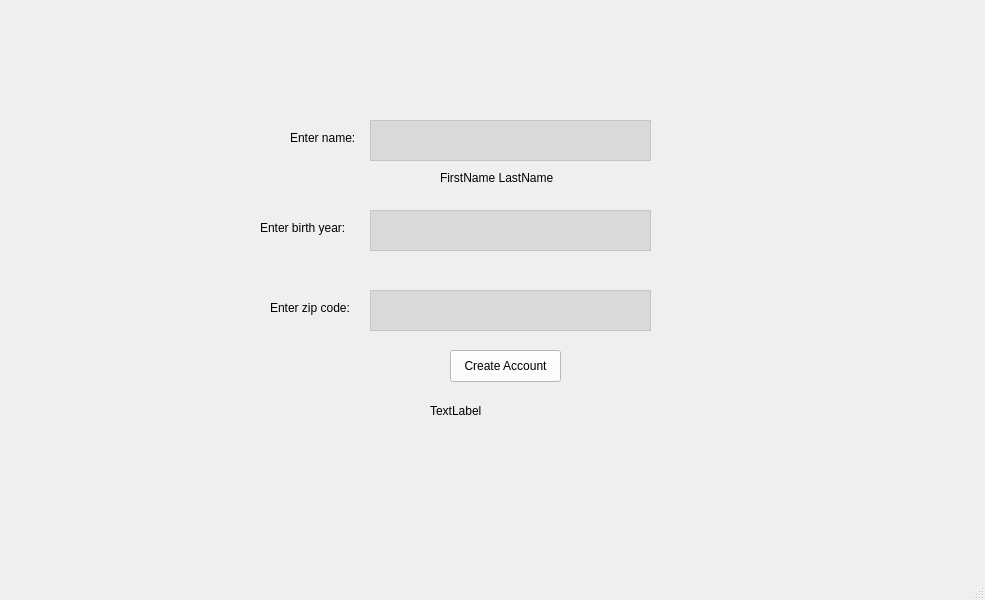
<?xml version="1.0" encoding="UTF-8"?>
<ui version="4.0">
 <class>SocialNetworkWindow</class>
 <widget class="QMainWindow" name="SocialNetworkWindow">
  <property name="geometry">
   <rect>
    <x>0</x>
    <y>0</y>
    <width>985</width>
    <height>600</height>
   </rect>
  </property>
  <property name="windowTitle">
   <string>SocialNetworkWindow</string>
  </property>
  <widget class="QWidget" name="centralwidget">
   <widget class="QStackedWidget" name="stackedWidget">
    <property name="geometry">
     <rect>
      <x>20</x>
      <y>0</y>
      <width>961</width>
      <height>481</height>
     </rect>
    </property>
    <property name="palette">
     <palette>
      <active>
       <colorrole role="WindowText">
        <brush brushstyle="SolidPattern">
         <color alpha="255">
          <red>0</red>
          <green>0</green>
          <blue>0</blue>
         </color>
        </brush>
       </colorrole>
       <colorrole role="Button">
        <brush brushstyle="SolidPattern">
         <color alpha="255">
          <red>255</red>
          <green>255</green>
          <blue>255</blue>
         </color>
        </brush>
       </colorrole>
       <colorrole role="Light">
        <brush brushstyle="SolidPattern">
         <color alpha="255">
          <red>255</red>
          <green>255</green>
          <blue>255</blue>
         </color>
        </brush>
       </colorrole>
       <colorrole role="Midlight">
        <brush brushstyle="SolidPattern">
         <color alpha="255">
          <red>255</red>
          <green>255</green>
          <blue>255</blue>
         </color>
        </brush>
       </colorrole>
       <colorrole role="Dark">
        <brush brushstyle="SolidPattern">
         <color alpha="255">
          <red>127</red>
          <green>127</green>
          <blue>127</blue>
         </color>
        </brush>
       </colorrole>
       <colorrole role="Mid">
        <brush brushstyle="SolidPattern">
         <color alpha="255">
          <red>170</red>
          <green>170</green>
          <blue>170</blue>
         </color>
        </brush>
       </colorrole>
       <colorrole role="Text">
        <brush brushstyle="SolidPattern">
         <color alpha="255">
          <red>0</red>
          <green>0</green>
          <blue>0</blue>
         </color>
        </brush>
       </colorrole>
       <colorrole role="BrightText">
        <brush brushstyle="SolidPattern">
         <color alpha="255">
          <red>255</red>
          <green>255</green>
          <blue>255</blue>
         </color>
        </brush>
       </colorrole>
       <colorrole role="ButtonText">
        <brush brushstyle="SolidPattern">
         <color alpha="255">
          <red>0</red>
          <green>0</green>
          <blue>0</blue>
         </color>
        </brush>
       </colorrole>
       <colorrole role="Base">
        <brush brushstyle="SolidPattern">
         <color alpha="255">
          <red>217</red>
          <green>217</green>
          <blue>217</blue>
         </color>
        </brush>
       </colorrole>
       <colorrole role="Window">
        <brush brushstyle="SolidPattern">
         <color alpha="255">
          <red>255</red>
          <green>255</green>
          <blue>255</blue>
         </color>
        </brush>
       </colorrole>
       <colorrole role="Shadow">
        <brush brushstyle="SolidPattern">
         <color alpha="255">
          <red>0</red>
          <green>0</green>
          <blue>0</blue>
         </color>
        </brush>
       </colorrole>
       <colorrole role="Highlight">
        <brush brushstyle="SolidPattern">
         <color alpha="255">
          <red>147</red>
          <green>158</green>
          <blue>195</blue>
         </color>
        </brush>
       </colorrole>
       <colorrole role="AlternateBase">
        <brush brushstyle="SolidPattern">
         <color alpha="255">
          <red>255</red>
          <green>255</green>
          <blue>255</blue>
         </color>
        </brush>
       </colorrole>
       <colorrole role="ToolTipBase">
        <brush brushstyle="SolidPattern">
         <color alpha="255">
          <red>255</red>
          <green>255</green>
          <blue>220</blue>
         </color>
        </brush>
       </colorrole>
       <colorrole role="ToolTipText">
        <brush brushstyle="SolidPattern">
         <color alpha="255">
          <red>0</red>
          <green>0</green>
          <blue>0</blue>
         </color>
        </brush>
       </colorrole>
       <colorrole role="PlaceholderText">
        <brush brushstyle="SolidPattern">
         <color alpha="127">
          <red>0</red>
          <green>0</green>
          <blue>0</blue>
         </color>
        </brush>
       </colorrole>
       <colorrole role="Accent">
        <brush brushstyle="SolidPattern">
         <color alpha="255">
          <red>255</red>
          <green>255</green>
          <blue>255</blue>
         </color>
        </brush>
       </colorrole>
      </active>
      <inactive>
       <colorrole role="WindowText">
        <brush brushstyle="SolidPattern">
         <color alpha="255">
          <red>0</red>
          <green>0</green>
          <blue>0</blue>
         </color>
        </brush>
       </colorrole>
       <colorrole role="Button">
        <brush brushstyle="SolidPattern">
         <color alpha="255">
          <red>255</red>
          <green>255</green>
          <blue>255</blue>
         </color>
        </brush>
       </colorrole>
       <colorrole role="Light">
        <brush brushstyle="SolidPattern">
         <color alpha="255">
          <red>255</red>
          <green>255</green>
          <blue>255</blue>
         </color>
        </brush>
       </colorrole>
       <colorrole role="Midlight">
        <brush brushstyle="SolidPattern">
         <color alpha="255">
          <red>255</red>
          <green>255</green>
          <blue>255</blue>
         </color>
        </brush>
       </colorrole>
       <colorrole role="Dark">
        <brush brushstyle="SolidPattern">
         <color alpha="255">
          <red>127</red>
          <green>127</green>
          <blue>127</blue>
         </color>
        </brush>
       </colorrole>
       <colorrole role="Mid">
        <brush brushstyle="SolidPattern">
         <color alpha="255">
          <red>170</red>
          <green>170</green>
          <blue>170</blue>
         </color>
        </brush>
       </colorrole>
       <colorrole role="Text">
        <brush brushstyle="SolidPattern">
         <color alpha="255">
          <red>0</red>
          <green>0</green>
          <blue>0</blue>
         </color>
        </brush>
       </colorrole>
       <colorrole role="BrightText">
        <brush brushstyle="SolidPattern">
         <color alpha="255">
          <red>255</red>
          <green>255</green>
          <blue>255</blue>
         </color>
        </brush>
       </colorrole>
       <colorrole role="ButtonText">
        <brush brushstyle="SolidPattern">
         <color alpha="255">
          <red>0</red>
          <green>0</green>
          <blue>0</blue>
         </color>
        </brush>
       </colorrole>
       <colorrole role="Base">
        <brush brushstyle="SolidPattern">
         <color alpha="255">
          <red>217</red>
          <green>217</green>
          <blue>217</blue>
         </color>
        </brush>
       </colorrole>
       <colorrole role="Window">
        <brush brushstyle="SolidPattern">
         <color alpha="255">
          <red>255</red>
          <green>255</green>
          <blue>255</blue>
         </color>
        </brush>
       </colorrole>
       <colorrole role="Shadow">
        <brush brushstyle="SolidPattern">
         <color alpha="255">
          <red>0</red>
          <green>0</green>
          <blue>0</blue>
         </color>
        </brush>
       </colorrole>
       <colorrole role="Highlight">
        <brush brushstyle="SolidPattern">
         <color alpha="255">
          <red>147</red>
          <green>158</green>
          <blue>195</blue>
         </color>
        </brush>
       </colorrole>
       <colorrole role="AlternateBase">
        <brush brushstyle="SolidPattern">
         <color alpha="255">
          <red>255</red>
          <green>255</green>
          <blue>255</blue>
         </color>
        </brush>
       </colorrole>
       <colorrole role="ToolTipBase">
        <brush brushstyle="SolidPattern">
         <color alpha="255">
          <red>255</red>
          <green>255</green>
          <blue>220</blue>
         </color>
        </brush>
       </colorrole>
       <colorrole role="ToolTipText">
        <brush brushstyle="SolidPattern">
         <color alpha="255">
          <red>0</red>
          <green>0</green>
          <blue>0</blue>
         </color>
        </brush>
       </colorrole>
       <colorrole role="PlaceholderText">
        <brush brushstyle="SolidPattern">
         <color alpha="127">
          <red>0</red>
          <green>0</green>
          <blue>0</blue>
         </color>
        </brush>
       </colorrole>
       <colorrole role="Accent">
        <brush brushstyle="SolidPattern">
         <color alpha="255">
          <red>255</red>
          <green>255</green>
          <blue>255</blue>
         </color>
        </brush>
       </colorrole>
      </inactive>
      <disabled>
       <colorrole role="WindowText">
        <brush brushstyle="SolidPattern">
         <color alpha="255">
          <red>127</red>
          <green>127</green>
          <blue>127</blue>
         </color>
        </brush>
       </colorrole>
       <colorrole role="Button">
        <brush brushstyle="SolidPattern">
         <color alpha="255">
          <red>255</red>
          <green>255</green>
          <blue>255</blue>
         </color>
        </brush>
       </colorrole>
       <colorrole role="Light">
        <brush brushstyle="SolidPattern">
         <color alpha="255">
          <red>255</red>
          <green>255</green>
          <blue>255</blue>
         </color>
        </brush>
       </colorrole>
       <colorrole role="Midlight">
        <brush brushstyle="SolidPattern">
         <color alpha="255">
          <red>255</red>
          <green>255</green>
          <blue>255</blue>
         </color>
        </brush>
       </colorrole>
       <colorrole role="Dark">
        <brush brushstyle="SolidPattern">
         <color alpha="255">
          <red>127</red>
          <green>127</green>
          <blue>127</blue>
         </color>
        </brush>
       </colorrole>
       <colorrole role="Mid">
        <brush brushstyle="SolidPattern">
         <color alpha="255">
          <red>170</red>
          <green>170</green>
          <blue>170</blue>
         </color>
        </brush>
       </colorrole>
       <colorrole role="Text">
        <brush brushstyle="SolidPattern">
         <color alpha="255">
          <red>127</red>
          <green>127</green>
          <blue>127</blue>
         </color>
        </brush>
       </colorrole>
       <colorrole role="BrightText">
        <brush brushstyle="SolidPattern">
         <color alpha="255">
          <red>255</red>
          <green>255</green>
          <blue>255</blue>
         </color>
        </brush>
       </colorrole>
       <colorrole role="ButtonText">
        <brush brushstyle="SolidPattern">
         <color alpha="255">
          <red>127</red>
          <green>127</green>
          <blue>127</blue>
         </color>
        </brush>
       </colorrole>
       <colorrole role="Base">
        <brush brushstyle="SolidPattern">
         <color alpha="255">
          <red>255</red>
          <green>255</green>
          <blue>255</blue>
         </color>
        </brush>
       </colorrole>
       <colorrole role="Window">
        <brush brushstyle="SolidPattern">
         <color alpha="255">
          <red>255</red>
          <green>255</green>
          <blue>255</blue>
         </color>
        </brush>
       </colorrole>
       <colorrole role="Shadow">
        <brush brushstyle="SolidPattern">
         <color alpha="255">
          <red>0</red>
          <green>0</green>
          <blue>0</blue>
         </color>
        </brush>
       </colorrole>
       <colorrole role="AlternateBase">
        <brush brushstyle="SolidPattern">
         <color alpha="255">
          <red>255</red>
          <green>255</green>
          <blue>255</blue>
         </color>
        </brush>
       </colorrole>
       <colorrole role="ToolTipBase">
        <brush brushstyle="SolidPattern">
         <color alpha="255">
          <red>255</red>
          <green>255</green>
          <blue>220</blue>
         </color>
        </brush>
       </colorrole>
       <colorrole role="ToolTipText">
        <brush brushstyle="SolidPattern">
         <color alpha="255">
          <red>0</red>
          <green>0</green>
          <blue>0</blue>
         </color>
        </brush>
       </colorrole>
       <colorrole role="PlaceholderText">
        <brush brushstyle="SolidPattern">
         <color alpha="127">
          <red>127</red>
          <green>127</green>
          <blue>127</blue>
         </color>
        </brush>
       </colorrole>
       <colorrole role="Accent">
        <brush brushstyle="SolidPattern">
         <color alpha="255">
          <red>255</red>
          <green>255</green>
          <blue>255</blue>
         </color>
        </brush>
       </colorrole>
      </disabled>
     </palette>
    </property>
    <property name="currentIndex">
     <number>1</number>
    </property>
    <widget class="QWidget" name="page">
     <widget class="QPushButton" name="loginButton">
      <property name="geometry">
       <rect>
        <x>470</x>
        <y>260</y>
        <width>111</width>
        <height>32</height>
       </rect>
      </property>
      <property name="text">
       <string>Login</string>
      </property>
     </widget>
     <widget class="QTextEdit" name="loginTextEdit">
      <property name="geometry">
       <rect>
        <x>390</x>
        <y>210</y>
        <width>261</width>
        <height>41</height>
       </rect>
      </property>
     </widget>
     <widget class="QLabel" name="loginLabel">
      <property name="geometry">
       <rect>
        <x>270</x>
        <y>220</y>
        <width>121</width>
        <height>16</height>
       </rect>
      </property>
      <property name="text">
       <string>Enter your name:</string>
      </property>
     </widget>
     <widget class="QLabel" name="loginFailedLabel">
      <property name="geometry">
       <rect>
        <x>400</x>
        <y>310</y>
        <width>241</width>
        <height>41</height>
       </rect>
      </property>
      <property name="text">
       <string/>
      </property>
     </widget>
     <widget class="QPushButton" name="createAccountButton">
      <property name="geometry">
       <rect>
        <x>470</x>
        <y>370</y>
        <width>111</width>
        <height>32</height>
       </rect>
      </property>
      <property name="text">
       <string>Create Account</string>
      </property>
     </widget>
    </widget>
    <widget class="QWidget" name="page_4">
     <widget class="QTextEdit" name="createName">
      <property name="geometry">
       <rect>
        <x>350</x>
        <y>120</y>
        <width>281</width>
        <height>41</height>
       </rect>
      </property>
     </widget>
     <widget class="QTextEdit" name="createYear">
      <property name="geometry">
       <rect>
        <x>350</x>
        <y>210</y>
        <width>281</width>
        <height>41</height>
       </rect>
      </property>
     </widget>
     <widget class="QTextEdit" name="createZip">
      <property name="geometry">
       <rect>
        <x>350</x>
        <y>290</y>
        <width>281</width>
        <height>41</height>
       </rect>
      </property>
     </widget>
     <widget class="QLabel" name="enterNameLabel">
      <property name="geometry">
       <rect>
        <x>270</x>
        <y>130</y>
        <width>81</width>
        <height>16</height>
       </rect>
      </property>
      <property name="text">
       <string>Enter name:</string>
      </property>
     </widget>
     <widget class="QLabel" name="enterNameLabel2">
      <property name="geometry">
       <rect>
        <x>420</x>
        <y>170</y>
        <width>131</width>
        <height>16</height>
       </rect>
      </property>
      <property name="text">
       <string>FirstName LastName</string>
      </property>
     </widget>
     <widget class="QLabel" name="enterYearLabel">
      <property name="geometry">
       <rect>
        <x>240</x>
        <y>220</y>
        <width>101</width>
        <height>16</height>
       </rect>
      </property>
      <property name="text">
       <string>Enter birth year:</string>
      </property>
     </widget>
     <widget class="QLabel" name="enterZipLabel">
      <property name="geometry">
       <rect>
        <x>250</x>
        <y>300</y>
        <width>101</width>
        <height>16</height>
       </rect>
      </property>
      <property name="text">
       <string>Enter zip code:</string>
      </property>
     </widget>
     <widget class="QPushButton" name="officialCreateAccountButton">
      <property name="geometry">
       <rect>
        <x>430</x>
        <y>350</y>
        <width>111</width>
        <height>32</height>
       </rect>
      </property>
      <property name="text">
       <string>Create Account</string>
      </property>
     </widget>
     <widget class="QLabel" name="createAccountFailLabel">
      <property name="geometry">
       <rect>
        <x>410</x>
        <y>390</y>
        <width>211</width>
        <height>41</height>
       </rect>
      </property>
      <property name="text">
       <string>TextLabel</string>
      </property>
     </widget>
    </widget>
    <widget class="QWidget" name="page_2">
     <widget class="QPushButton" name="semiPrivateButton">
      <property name="geometry">
       <rect>
        <x>420</x>
        <y>220</y>
        <width>100</width>
        <height>32</height>
       </rect>
      </property>
      <property name="text">
       <string>Semi-Private</string>
      </property>
     </widget>
     <widget class="QPushButton" name="publicButton">
      <property name="geometry">
       <rect>
        <x>610</x>
        <y>220</y>
        <width>100</width>
        <height>32</height>
       </rect>
      </property>
      <property name="text">
       <string>Public</string>
      </property>
     </widget>
     <widget class="QPushButton" name="privateButton">
      <property name="geometry">
       <rect>
        <x>260</x>
        <y>220</y>
        <width>100</width>
        <height>32</height>
       </rect>
      </property>
      <property name="text">
       <string>Private</string>
      </property>
     </widget>
     <widget class="QLabel" name="privacyLevelLabel">
      <property name="geometry">
       <rect>
        <x>400</x>
        <y>160</y>
        <width>161</width>
        <height>21</height>
       </rect>
      </property>
      <property name="text">
       <string>Select your privacy level:</string>
      </property>
     </widget>
    </widget>
    <widget class="QWidget" name="page_3">
     <widget class="QLabel" name="viewableLabel">
      <property name="geometry">
       <rect>
        <x>180</x>
        <y>20</y>
        <width>331</width>
        <height>21</height>
       </rect>
      </property>
      <property name="text">
       <string>TextLabel</string>
      </property>
     </widget>
     <widget class="QLabel" name="profileLabel">
      <property name="geometry">
       <rect>
        <x>510</x>
        <y>50</y>
        <width>311</width>
        <height>41</height>
       </rect>
      </property>
      <property name="text">
       <string>hi</string>
      </property>
     </widget>
     <widget class="QTableWidget" name="friendsTableWidget">
      <property name="geometry">
       <rect>
        <x>30</x>
        <y>50</y>
        <width>131</width>
        <height>192</height>
       </rect>
      </property>
     </widget>
     <widget class="QLabel" name="suggestedFriendsLabel">
      <property name="geometry">
       <rect>
        <x>40</x>
        <y>260</y>
        <width>121</width>
        <height>16</height>
       </rect>
      </property>
      <property name="text">
       <string>Suggested Friends</string>
      </property>
     </widget>
     <widget class="QTableWidget" name="suggestedFriendsTableWidget">
      <property name="geometry">
       <rect>
        <x>30</x>
        <y>280</y>
        <width>131</width>
        <height>192</height>
       </rect>
      </property>
     </widget>
     <widget class="QPushButton" name="myprofileButton">
      <property name="geometry">
       <rect>
        <x>490</x>
        <y>430</y>
        <width>121</width>
        <height>32</height>
       </rect>
      </property>
      <property name="text">
       <string>Go to My Profile</string>
      </property>
     </widget>
     <widget class="QPushButton" name="addFriendButton">
      <property name="geometry">
       <rect>
        <x>630</x>
        <y>430</y>
        <width>100</width>
        <height>32</height>
       </rect>
      </property>
      <property name="text">
       <string>Add Friend</string>
      </property>
     </widget>
     <widget class="QLabel" name="recentPostsLabel1">
      <property name="geometry">
       <rect>
        <x>290</x>
        <y>120</y>
        <width>571</width>
        <height>61</height>
       </rect>
      </property>
      <property name="text">
       <string>TextLabel</string>
      </property>
     </widget>
     <widget class="QLabel" name="addSuggestedFriendLabel">
      <property name="geometry">
       <rect>
        <x>200</x>
        <y>380</y>
        <width>181</width>
        <height>51</height>
       </rect>
      </property>
      <property name="text">
       <string/>
      </property>
     </widget>
     <widget class="QTextEdit" name="searchBar">
      <property name="geometry">
       <rect>
        <x>520</x>
        <y>10</y>
        <width>261</width>
        <height>31</height>
       </rect>
      </property>
     </widget>
     <widget class="QPushButton" name="searchButton">
      <property name="geometry">
       <rect>
        <x>790</x>
        <y>10</y>
        <width>71</width>
        <height>31</height>
       </rect>
      </property>
      <property name="text">
       <string>Search</string>
      </property>
     </widget>
     <widget class="QLabel" name="friendsLabel">
      <property name="geometry">
       <rect>
        <x>70</x>
        <y>30</y>
        <width>51</width>
        <height>16</height>
       </rect>
      </property>
      <property name="text">
       <string>Friends</string>
      </property>
     </widget>
     <widget class="QPushButton" name="removeFriendButton">
      <property name="geometry">
       <rect>
        <x>620</x>
        <y>430</y>
        <width>111</width>
        <height>32</height>
       </rect>
      </property>
      <property name="text">
       <string>Remove Friend</string>
      </property>
     </widget>
     <widget class="QPushButton" name="writePostButton">
      <property name="geometry">
       <rect>
        <x>560</x>
        <y>430</y>
        <width>100</width>
        <height>32</height>
       </rect>
      </property>
      <property name="text">
       <string>Write Post</string>
      </property>
     </widget>
     <widget class="QTextEdit" name="writePostsTextEdit">
      <property name="geometry">
       <rect>
        <x>290</x>
        <y>160</y>
        <width>641</width>
        <height>131</height>
       </rect>
      </property>
     </widget>
     <widget class="QPushButton" name="publishButton">
      <property name="geometry">
       <rect>
        <x>630</x>
        <y>310</y>
        <width>100</width>
        <height>32</height>
       </rect>
      </property>
      <property name="text">
       <string>Publish</string>
      </property>
     </widget>
     <widget class="QComboBox" name="postPrivacySetting">
      <property name="geometry">
       <rect>
        <x>490</x>
        <y>310</y>
        <width>103</width>
        <height>32</height>
       </rect>
      </property>
      <item>
       <property name="text">
        <string>Public</string>
       </property>
      </item>
      <item>
       <property name="text">
        <string>Semi-Private</string>
       </property>
      </item>
      <item>
       <property name="text">
        <string>Private</string>
       </property>
      </item>
     </widget>
     <widget class="QLabel" name="recentPostsLabel2">
      <property name="geometry">
       <rect>
        <x>290</x>
        <y>180</y>
        <width>571</width>
        <height>61</height>
       </rect>
      </property>
      <property name="text">
       <string>TextLabel</string>
      </property>
     </widget>
     <widget class="QLabel" name="recentPostsLabel3">
      <property name="geometry">
       <rect>
        <x>290</x>
        <y>240</y>
        <width>571</width>
        <height>61</height>
       </rect>
      </property>
      <property name="text">
       <string>TextLabel</string>
      </property>
     </widget>
     <widget class="QLabel" name="recentPostsLabel4">
      <property name="geometry">
       <rect>
        <x>290</x>
        <y>300</y>
        <width>571</width>
        <height>61</height>
       </rect>
      </property>
      <property name="text">
       <string>TextLabel</string>
      </property>
     </widget>
     <widget class="QLabel" name="recentPostsLabel5">
      <property name="geometry">
       <rect>
        <x>290</x>
        <y>370</y>
        <width>571</width>
        <height>51</height>
       </rect>
      </property>
      <property name="text">
       <string>TextLabel</string>
      </property>
     </widget>
     <widget class="QPushButton" name="likeButton1">
      <property name="geometry">
       <rect>
        <x>870</x>
        <y>130</y>
        <width>61</width>
        <height>32</height>
       </rect>
      </property>
      <property name="text">
       <string>Like</string>
      </property>
     </widget>
     <widget class="QPushButton" name="likeButton2">
      <property name="geometry">
       <rect>
        <x>870</x>
        <y>190</y>
        <width>61</width>
        <height>32</height>
       </rect>
      </property>
      <property name="text">
       <string>Like</string>
      </property>
     </widget>
     <widget class="QPushButton" name="likeButton3">
      <property name="geometry">
       <rect>
        <x>870</x>
        <y>250</y>
        <width>61</width>
        <height>32</height>
       </rect>
      </property>
      <property name="text">
       <string>Like</string>
      </property>
     </widget>
     <widget class="QPushButton" name="likeButton4">
      <property name="geometry">
       <rect>
        <x>870</x>
        <y>310</y>
        <width>61</width>
        <height>32</height>
       </rect>
      </property>
      <property name="text">
       <string>Like</string>
      </property>
     </widget>
     <widget class="QPushButton" name="likeButton5">
      <property name="geometry">
       <rect>
        <x>870</x>
        <y>380</y>
        <width>61</width>
        <height>32</height>
       </rect>
      </property>
      <property name="text">
       <string>Like</string>
      </property>
     </widget>
    </widget>
   </widget>
  </widget>
  <widget class="QMenuBar" name="menubar">
   <property name="geometry">
    <rect>
     <x>0</x>
     <y>0</y>
     <width>985</width>
     <height>37</height>
    </rect>
   </property>
  </widget>
  <widget class="QStatusBar" name="statusbar"/>
 </widget>
 <resources/>
 <connections/>
</ui>
